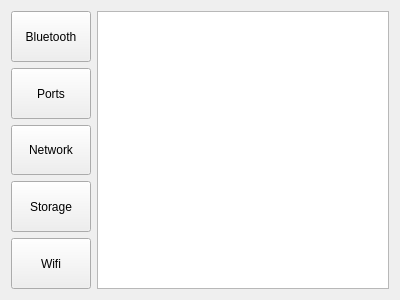
<?xml version="1.0" encoding="UTF-8"?>
<ui version="4.0">
 <class>SettingsForm</class>
 <widget class="QWidget" name="SettingsForm">
  <property name="geometry">
   <rect>
    <x>0</x>
    <y>0</y>
    <width>400</width>
    <height>300</height>
   </rect>
  </property>
  <property name="windowTitle">
   <string>Form</string>
  </property>
  <layout class="QHBoxLayout" name="horizontalLayout">
   <item>
    <layout class="QVBoxLayout" name="verticalLayout">
     <item>
      <widget class="QPushButton" name="bluetooth">
       <property name="sizePolicy">
        <sizepolicy hsizetype="Minimum" vsizetype="Expanding">
         <horstretch>0</horstretch>
         <verstretch>0</verstretch>
        </sizepolicy>
       </property>
       <property name="text">
        <string>Bluetooth</string>
       </property>
      </widget>
     </item>
     <item>
      <widget class="QPushButton" name="ports">
       <property name="sizePolicy">
        <sizepolicy hsizetype="Minimum" vsizetype="Expanding">
         <horstretch>0</horstretch>
         <verstretch>0</verstretch>
        </sizepolicy>
       </property>
       <property name="text">
        <string>Ports</string>
       </property>
      </widget>
     </item>
     <item>
      <widget class="QPushButton" name="network">
       <property name="sizePolicy">
        <sizepolicy hsizetype="Minimum" vsizetype="Expanding">
         <horstretch>0</horstretch>
         <verstretch>0</verstretch>
        </sizepolicy>
       </property>
       <property name="text">
        <string>Network</string>
       </property>
      </widget>
     </item>
     <item>
      <widget class="QPushButton" name="storage">
       <property name="sizePolicy">
        <sizepolicy hsizetype="Minimum" vsizetype="MinimumExpanding">
         <horstretch>0</horstretch>
         <verstretch>0</verstretch>
        </sizepolicy>
       </property>
       <property name="text">
        <string>Storage</string>
       </property>
      </widget>
     </item>
     <item>
      <widget class="QPushButton" name="wifi">
       <property name="sizePolicy">
        <sizepolicy hsizetype="Minimum" vsizetype="Expanding">
         <horstretch>0</horstretch>
         <verstretch>0</verstretch>
        </sizepolicy>
       </property>
       <property name="text">
        <string>Wifi</string>
       </property>
      </widget>
     </item>
    </layout>
   </item>
   <item>
    <widget class="QPlainTextEdit" name="editor"/>
   </item>
  </layout>
 </widget>
 <resources/>
 <connections/>
 <slots>
  <signal>bluetoothSignal()</signal>
 </slots>
</ui>
